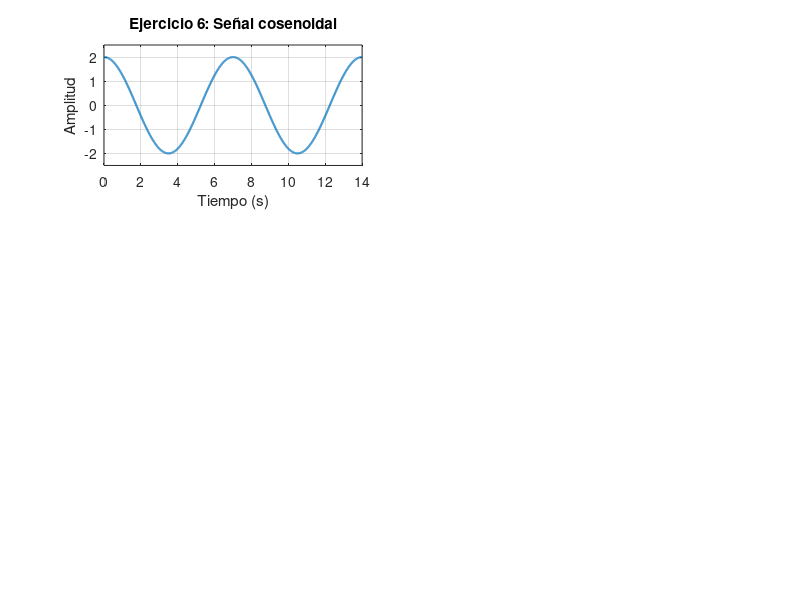

Recreate this plot in MATLAB.
clc;
clear;
close all;

figure;
A6 = 2;
T6 = 7;

t6 = 0:0.01:2*T6;
x6 = A6*cos((2*pi/T6)*t6);

subplot(3,2,1)
plot(t6,x6,'LineWidth',1.5);
grid on;
title('Ejercicio 6: Señal cosenoidal');
xlabel('Tiempo (s)');
ylabel('Amplitud');
xlim([0 2*T6]);
ylim([-2.5 2.5]);
